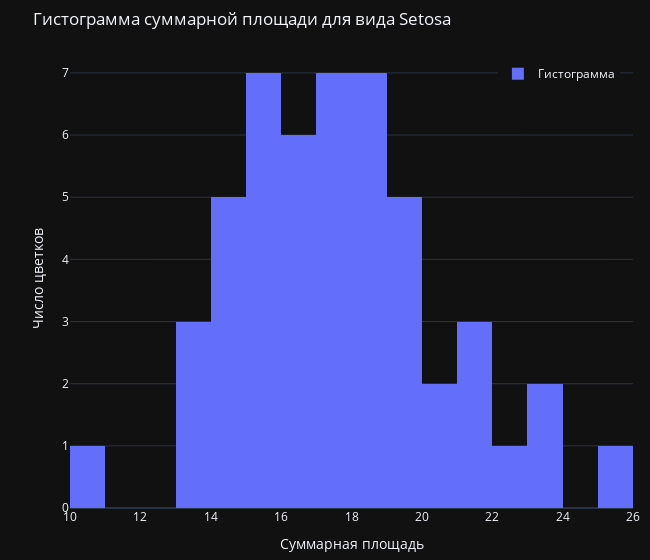

Notebook source saved alongside this figure:
### Markdown cell above
##### Гистограмма суммарной площади

### Code cell
fig = px.histogram(setosa_data, x='Sum.Square', nbins=15,
                   labels={
                       'Sum.Square': 'Суммарная площадь',
                       'count': 'Число цветков'
                   },
                   title='Гистограмма суммарной площади для вида Setosa',
                   template=theme,
                   width=650)
fig.update_traces(name='Гистограмма', showlegend=True)
fig.update_layout(xaxis_title='Суммарная площадь', 
                  yaxis_title='Число цветков',
                  legend=dict(x=.76, y=.98), 
                  margin=dict(l=70, r=10, b=10, t=50)) 
fig.show()

### Figure 1 — Plotly figure (JSON) as saved in the notebook; plotly's stock layout.template omitted (floating-point values rounded to 4 significant figures)
{"data": [{"alignmentgroup": "True", "bingroup": "x", "hovertemplate": "Суммарная площадь=%{x}<br>count=%{y}<extra></extra>", "legendgroup": "", "marker": {"color": "#636efa", "pattern": {"shape": ""}}, "name": "Гистограмма", "nbinsx": 15, "offsetgroup": "", "orientation": "v", "showlegend": true, "type": "histogram", "x": [18.13, 14.98, 15.3, 14.56, 18.28, 21.74, 16.06, 17.3, 13.04, 15.34, 20.28, 16.64, 14.54, 13.01, 23.44, 25.68, 21.58, 18.27, 22.17, 19.83, 18.7, 19.47, 16.76, 17.68, 16.7, 15.32, 17.64, 18.5, 17.96, 15.36, 15.2, 18.96, 21.47, 23.38, 15.49, 16.24, 19.51, 17.78, 13.46, 17.64, 17.89, 10.74, 14.34, 18.46, 20.14, 14.82, 19.7, 15.0, 19.91, 16.78], "xaxis": "x", "yaxis": "y"}], "layout": {"barmode": "relative", "legend": {"tracegroupgap": 0, "x": 0.76, "y": 0.98}, "margin": {"b": 10, "l": 70, "r": 10, "t": 50}, "title": {"text": "Гистограмма суммарной площади для вида Setosa"}, "width": 650, "xaxis": {"anchor": "y", "domain": [0, 1], "title": {"text": "Суммарная площадь"}}, "yaxis": {"anchor": "x", "domain": [0, 1], "title": {"text": "Число цветков"}}}}
